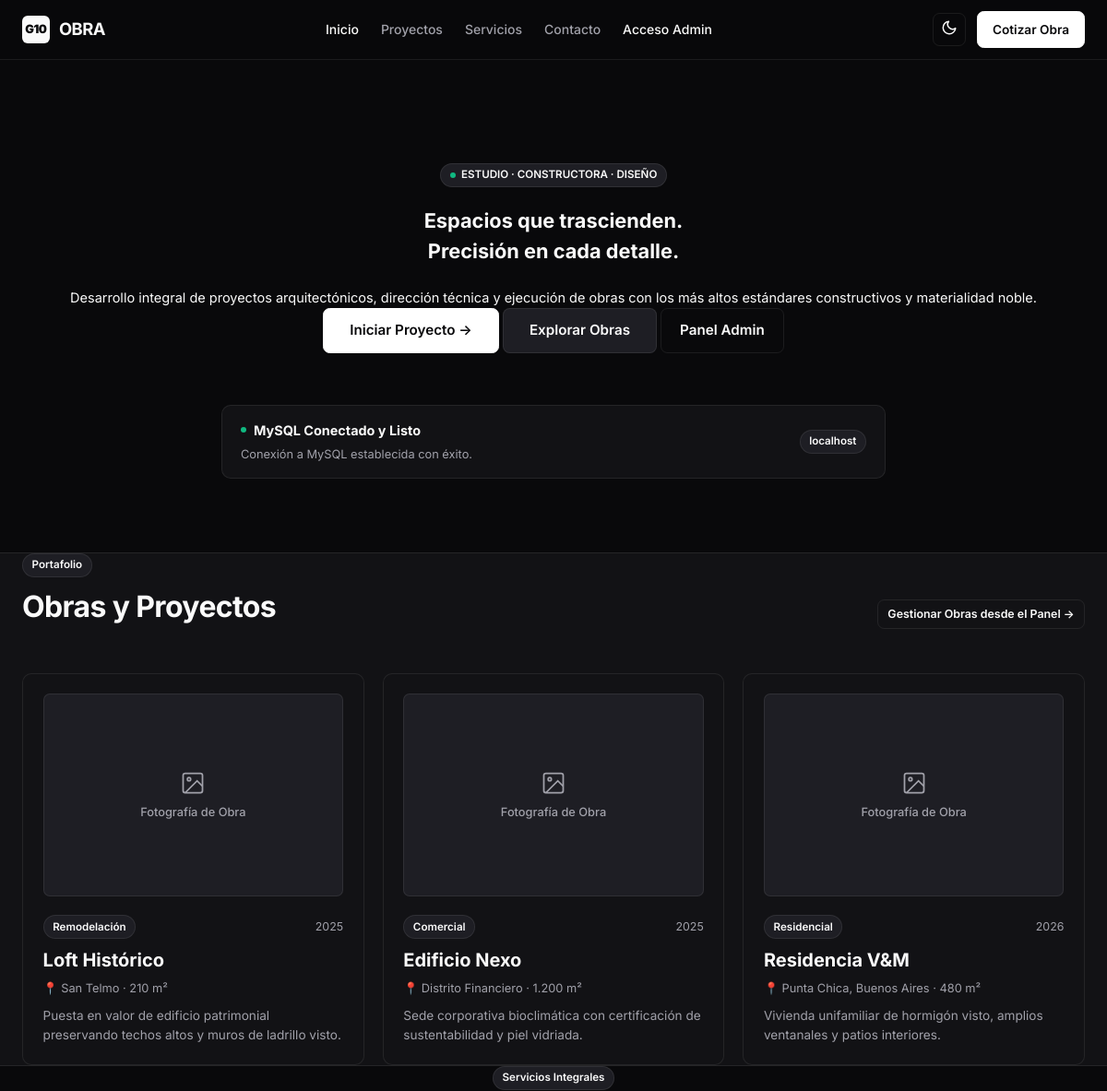
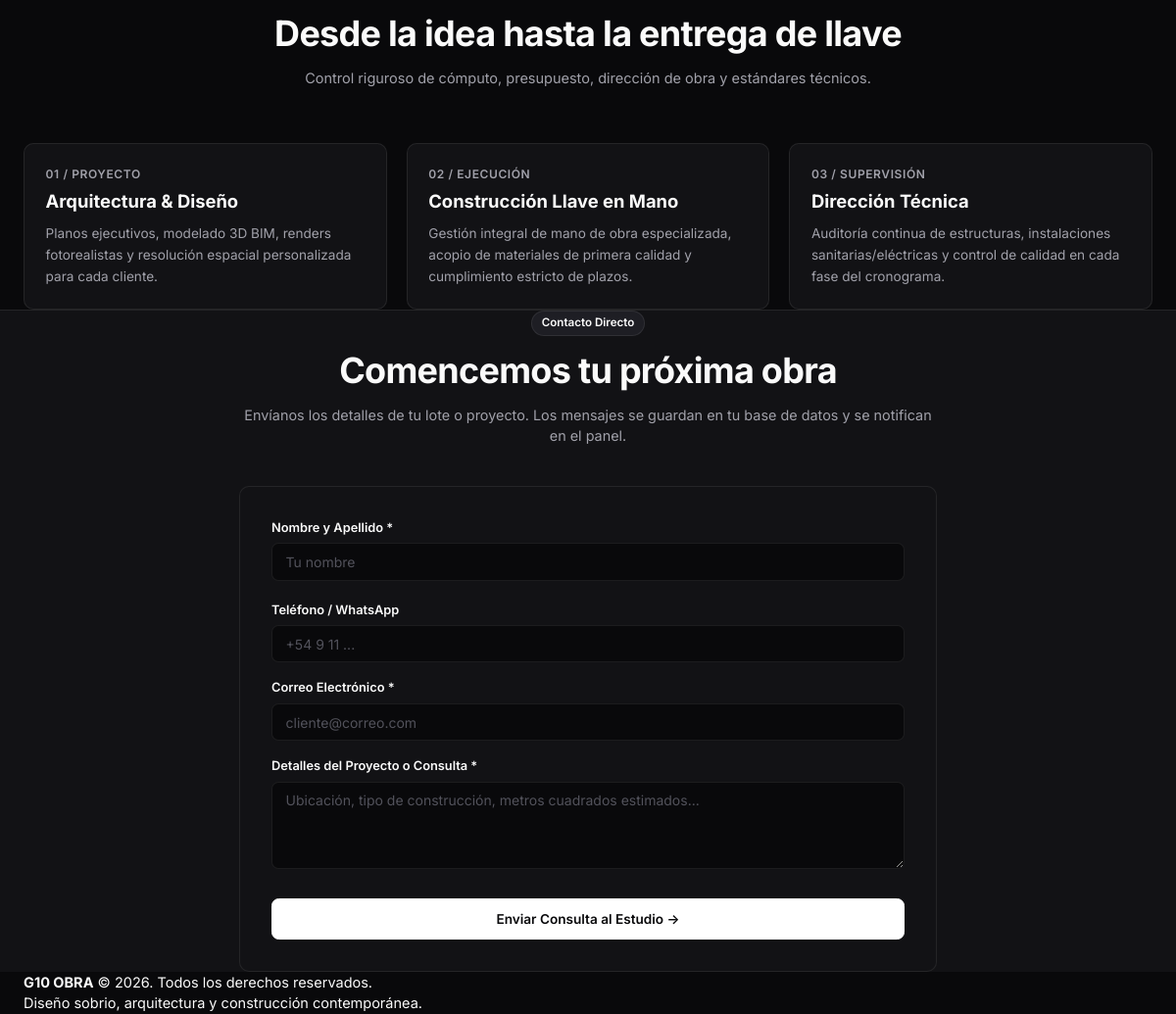
The page / on the database its author committed (2 pictures, top to bottom).
### tables this page shows
CREATE TABLE IF NOT EXISTS `projects` (
    `id` INT AUTO_INCREMENT PRIMARY KEY,
    `title` VARCHAR(255) NOT NULL,
    `slug` VARCHAR(255) NOT NULL UNIQUE,
    `category` VARCHAR(100) DEFAULT 'Residencial',
    `location` VARCHAR(200) NULL,
    `year` VARCHAR(10) NULL,
    `surface_area` VARCHAR(50) NULL,
    `description` TEXT NULL,
    `main_image` VARCHAR(255) NULL,
    `featured` TINYINT(1) DEFAULT 0,
    `status` ENUM('draft', 'published') DEFAULT 'published',
    `created_at` TIMESTAMP DEFAULT CURRENT_TIMESTAMP
);

### config/db.php (called while the page is built, shortened)
<?php
class Database {
    private static ?PDO $instance = null;
    private static ?string $connectionError = null;
    public static function getConnection(): ?PDO {
        if (self::$instance === null) {
            $dsn = "mysql:host=" . DB_HOST . ";dbname=" . DB_NAME . ";charset=" . DB_CHARSET;
            $options = [
                PDO::ATTR_ERRMODE            => PDO::ERRMODE_EXCEPTION,
                PDO::ATTR_DEFAULT_FETCH_MODE => PDO::FETCH_ASSOC,
                PDO::ATTR_EMULATE_PREPARES   => false,
                PDO::ATTR_TIMEOUT            => 5,
            ];
            try {
                self::$instance = new PDO($dsn, DB_USER, DB_PASS, $options);
            } catch (PDOException $e) {
                self::$connectionError = $e->getMessage();
                error_log("DB Connection Error: " . $e->getMessage());
                return null;
            }
        }
        return self::$instance;
    }
    public static function checkStatus(): array {
        $conn = self::getConnection();
        if ($conn !== null) {
            return [
                'success' => true,
                'message' => 'Conexión a MySQL establecida con éxito.',
                'database' => DB_NAME,
                'host' => DB_HOST
            ];
        }
        return [
            'success' => false,
            'message' => 'No se pudo conectar a la base de datos.',
            'error' => self::$connectionError ?? 'Error desconocido',
            'host' => DB_HOST,
            'database' => DB_NAME
        ];
    }
}

### index.php (the view, shortened to what this page needs)
<?php
require_once __DIR__ . '/includes/header.php';
$db = Database::getConnection();
$projects = [];
if ($db) {
    try {
        $stmt = $db->query("SELECT * FROM projects WHERE status = 'published' ORDER BY featured DESC, id DESC LIMIT 6");
        $projects = $stmt->fetchAll();
    } catch (Exception $e) {}
}
?>
<section class="section hero" style="padding: 7rem 0 5rem;">
    <div class="container" style="text-align: center;">
        <span class="badge" style="margin-bottom: 1.25rem;">
            <span class="badge-dot success"></span>
            ESTUDIO &middot; CONSTRUCTORA &middot; DISEÑO
        </span>
        <h1 class="hero-title" style="max-width: 900px; margin: 0 auto 1.5rem;">
            Espacios que trascienden.<br>Precisión en cada detalle.
        </h1>
        <p class="hero-subtitle">
            Desarrollo integral de proyectos arquitectónicos, dirección técnica y ejecución de obras con los más altos estándares constructivos y materialidad noble.
        </p>
        <div class="hero-cta" style="margin-bottom: 3.5rem;">
            <a href="#contacto" class="btn btn-primary" style="padding: 0.75rem 1.75rem; font-size: 0.95rem;">Iniciar Proyecto &rarr;</a>
            <a href="#proyectos" class="btn btn-secondary" style="padding: 0.75rem 1.75rem; font-size: 0.95rem;">Explorar Obras</a>
            <a href="admin/login.php" class="btn btn-outline" style="padding: 0.75rem 1.25rem; font-size: 0.95rem;">Panel Admin</a>
        </div>
        <div class="db-status-box" style="max-width: 720px; margin: 0 auto; text-align: left;">
            <div>
                <div style="display: flex; align-items: center; gap: 0.5rem; margin-bottom: 0.35rem;">
                    <span class="badge-dot <?= $dbStatus['success'] ? 'success' : 'error' ?>"></span>
                    <strong style="font-size: 0.9rem;">
                        <?= $dbStatus['success'] ? 'MySQL Conectado y Listo' : 'MySQL Pendiente de Conexión (Hostinger)' ?>
                    </strong>
                </div>
                <p style="font-size: 0.8rem; color: var(--muted-foreground); margin: 0;">
                    <?= htmlspecialchars($dbStatus['message']) ?>
                </p>
            </div>
            <span class="badge"><?= htmlspecialchars(DB_HOST) ?></span>
        </div>
    </div>
</section>
<section class="section" id="proyectos" style="border-top: 1px solid var(--border); border-bottom: 1px solid var(--border); background-color: var(--card);">
    <div class="container">
        <div style="display: flex; justify-content: space-between; align-items: flex-end; margin-bottom: 3rem; flex-wrap: wrap; gap: 1rem;">
            <div>
                <span class="badge" style="margin-bottom: 0.5rem;">Portafolio</span>
                <h2 style="font-size: 2rem; font-weight: 700; letter-spacing: -0.02em;">Obras y Proyectos</h2>
            </div>
            <a href="admin/projects.php" class="btn btn-outline btn-sm">Gestionar Obras desde el Panel &rarr;</a>
        </div>
        <div class="grid grid-cols-3">
            <?php if (!empty($projects)): ?>
                <?php foreach ($projects as $item): ?>
                    <article class="card">
                        <div style="height: 220px; background: var(--secondary); border-radius: calc(var(--radius) * 0.7); margin-bottom: 1.25rem; overflow: hidden; display: flex; align-items: center; justify-content: center; border: 1px solid var(--border);">
                            <?php if (!empty($item['main_image']) && file_exists(__DIR__ . '/' . $item['main_image'])): ?>
                                <img src="<?= htmlspecialchars($item['main_image']) ?>" alt="<?= htmlspecialchars($item['title']) ?>" style="width: 100%; height: 100%; object-fit: cover;">
                            <?php else: ?>
                                <div style="display: flex; flex-direction: column; align-items: center; gap: 0.5rem; color: var(--muted-foreground);">
                                    <svg width="28" height="28" viewBox="0 0 24 24" fill="none" stroke="currentColor" stroke-width="1.5">
                                        <rect x="3" y="3" width="18" height="18" rx="2" ry="2"></rect>
                                        <circle cx="8.5" cy="8.5" r="1.5"></circle>
                                        <polyline points="21 15 16 10 5 21"></polyline>
                                    </svg>
                                    <span style="font-size: 0.8rem; font-weight: 500;">Fotografía de Obra</span>
                                </div>
                            <?php endif; ?>
                        </div>
                        <div style="display: flex; justify-content: space-between; align-items: center; margin-bottom: 0.5rem;">
                            <span class="badge"><?= htmlspecialchars($item['category']) ?></span>
                            <?php if (!empty($item['year'])): ?>
                                <span style="font-size: 0.775rem; color: var(--muted-foreground);"><?= htmlspecialchars($item['year']) ?></span>
                            <?php endif; ?>
                        </div>
                        <h3 style="font-size: 1.25rem; font-weight: 700; margin-bottom: 0.35rem;"><?= htmlspecialchars($item['title']) ?></h3>
                        <?php if (!empty($item['location'])): ?>
                            <p style="font-size: 0.8rem; color: var(--muted-foreground); margin-bottom: 0.65rem;">
                                📍 <?= htmlspecialchars($item['location']) ?> <?= !empty($item['surface_area']) ? ' &middot; ' . htmlspecialchars($item['surface_area']) : '' ?>
                            </p>
                        <?php endif; ?>
                        <p style="color: var(--muted-foreground); font-size: 0.85rem; line-height: 1.5;">
                            <?= htmlspecialchars(substr($item['description'] ?? '', 0, 110)) ?><?= strlen($item['description'] ?? '') > 110 ? '...' : '' ?>
                        </p>
                    </article>
                <?php endforeach; ?>
            <?php endif; ?>
        </div>
    </div>
</section>
<section class="section" id="servicios">
    <div class="container">
        <div style="text-align: center; max-width: 700px; margin: 0 auto 3.5rem;">
            <span class="badge" style="margin-bottom: 0.5rem;">Servicios Integrales</span>
            <h2 style="font-size: 2.25rem; font-weight: 700; letter-spacing: -0.02em;">Desde la idea hasta la entrega de llave</h2>
            <p style="color: var(--muted-foreground); margin-top: 0.5rem;">
                Control riguroso de cómputo, presupuesto, dirección de obra y estándares técnicos.
            </p>
        </div>
        <div class="grid grid-cols-3">
            <div class="card">
                <div class="stat-label">01 / PROYECTO</div>
                <h3 style="font-size: 1.15rem; font-weight: 700; margin-bottom: 0.5rem;">Arquitectura &amp; Diseño</h3>
                <p style="color: var(--muted-foreground); font-size: 0.85rem; line-height: 1.6;">
                    Planos ejecutivos, modelado 3D BIM, renders fotorealistas y resolución espacial personalizada para cada cliente.
                </p>
            </div>
            <div class="card">
                <div class="stat-label">02 / EJECUCIÓN</div>
                <h3 style="font-size: 1.15rem; font-weight: 700; margin-bottom: 0.5rem;">Construcción Llave en Mano</h3>
                <p style="color: var(--muted-foreground); font-size: 0.85rem; line-height: 1.6;">
                    Gestión integral de mano de obra especializada, acopio de materiales de primera calidad y cumplimiento estricto de plazos.
                </p>
            </div>
            <div class="card">
                <div class="stat-label">03 / SUPERVISIÓN</div>
                <h3 style="font-size: 1.15rem; font-weight: 700; margin-bottom: 0.5rem;">Dirección Técnica</h3>
                <p style="color: var(--muted-foreground); font-size: 0.85rem; line-height: 1.6;">
                    Auditoría continua de estructuras, instalaciones sanitarias/eléctricas y control de calidad en cada fase del cronograma.
                </p>
            </div>
        </div>
    </div>
</section>
<section class="section" id="contacto" style="border-top: 1px solid var(--border); background-color: var(--card);">
    <div class="container" style="max-width: 760px;">
        <div style="text-align: center; margin-bottom: 2.5rem;">
            <span class="badge" style="margin-bottom: 0.5rem;">Contacto Directo</span>
            <h2 style="font-size: 2.25rem; font-weight: 700; letter-spacing: -0.02em;">Comencemos tu próxima obra</h2>
            <p style="color: var(--muted-foreground); margin-top: 0.5rem; font-size: 0.9rem;">
                Envíanos los detalles de tu lote o proyecto. Los mensajes se guardan en tu base de datos y se notifican en el panel.
            </p>
        </div>
        <form method="POST" action="index.php#contacto" class="card" style="padding: 2rem;">
            <div class="grid grid-cols-2" style="margin-bottom: 1rem;">
                <div class="form-group" style="margin-bottom: 0;">
                    <label class="form-label" for="name">Nombre y Apellido *</label>
                    <input class="form-input" type="text" id="name" name="name" required placeholder="Tu nombre">
                </div>
                <div class="form-group" style="margin-bottom: 0;">
                    <label class="form-label" for="phone">Teléfono / WhatsApp</label>
                    <input class="form-input" type="text" id="phone" name="phone" placeholder="+54 9 11 ...">
                </div>
            </div>
            <div class="form-group">
                <label class="form-label" for="email">Correo Electrónico *</label>
                <input class="form-input" type="email" id="email" name="email" required placeholder="cliente@correo.com">
            </div>
            <div class="form-group">
                <label class="form-label" for="message">Detalles del Proyecto o Consulta *</label>
                <textarea class="form-textarea" id="message" name="message" rows="4" required placeholder="Ubicación, tipo de construcción, metros cuadrados estimados..."></textarea>
            </div>
            <button type="submit" name="send_contact" class="btn btn-primary btn-block" style="padding: 0.75rem 1.5rem; margin-top: 0.5rem;">
                Enviar Consulta al Estudio &rarr;
            </button>
        </form>
    </div>
</section>
<?php
require_once __DIR__ . '/includes/footer.php';
?>

### includes/header.php (shortened to what this page needs)
<?php
require_once __DIR__ . '/../config/db.php';
$dbStatus = Database::checkStatus();
?>
<!DOCTYPE html>
<html lang="es" class="dark">
<head>
    <link rel="stylesheet" href="assets/css/style.css">
</head>
<body class="dark-theme">
    <header class="site-header">
        <div class="container nav-wrap">
            <a href="index.php" class="brand" aria-label="Inicio">
                <span class="brand-badge">G10</span>
                <span>OBRA</span>
            </a>
            <nav>
                <ul class="nav-links" id="nav-links">
                    <li><a href="index.php" class="nav-link active">Inicio</a></li>
                    <li><a href="#proyectos" class="nav-link">Proyectos</a></li>
                    <li><a href="#servicios" class="nav-link">Servicios</a></li>
                    <li><a href="#contacto" class="nav-link">Contacto</a></li>
                    <li><a href="admin/login.php" class="nav-link" style="color: #fafafa;">Acceso Admin</a></li>
                </ul>
            </nav>
            <div class="nav-actions">
                <button type="button" class="btn-icon" id="theme-toggle" aria-label="Cambiar tema claro/oscuro">
                    <span id="theme-toggle-icon"></span>
                </button>
                <a href="#contacto" class="btn btn-primary">Cotizar Obra</a>
            </div>
        </div>
    </header>
    <main>

### includes/footer.php (shortened to what this page needs)
    </main>
    <footer class="site-footer">
        <div class="container footer-content">
            <div>
                <strong>G10 OBRA</strong> &copy; <?= date('Y') ?>. Todos los derechos reservados.
            </div>
            <div>
                Diseño sobrio, arquitectura y construcción contemporánea.
            </div>
        </div>
    </footer>
</body>
</html>

### rows shown on the page
projects: shows "Fotografía de Obra", category "Remodelación", year "2025", title "Loft Histórico", location "San Telmo", surface_area "210 m²", description "Puesta en valor de edificio patrimonial preservando techos altos y muros de ladrillo visto."
projects: shows "Fotografía de Obra", category "Comercial", year "2025", title "Edificio Nexo", location "Distrito Financiero", surface_area "1.200 m²", description "Sede corporativa bioclimática con certificación de sustentabilidad y piel vidriada."
projects: shows "Fotografía de Obra", category "Residencial", year "2026", title "Residencia V&M", location "Punta Chica, Buenos Aires", surface_area "480 m²", description "Vivienda unifamiliar de hormigón visto, amplios ventanales y patios interiores."

### other values the page prints
$dbStatus['message'] "Conexión a MySQL establecida con éxito."
DB_HOST "localhost"
